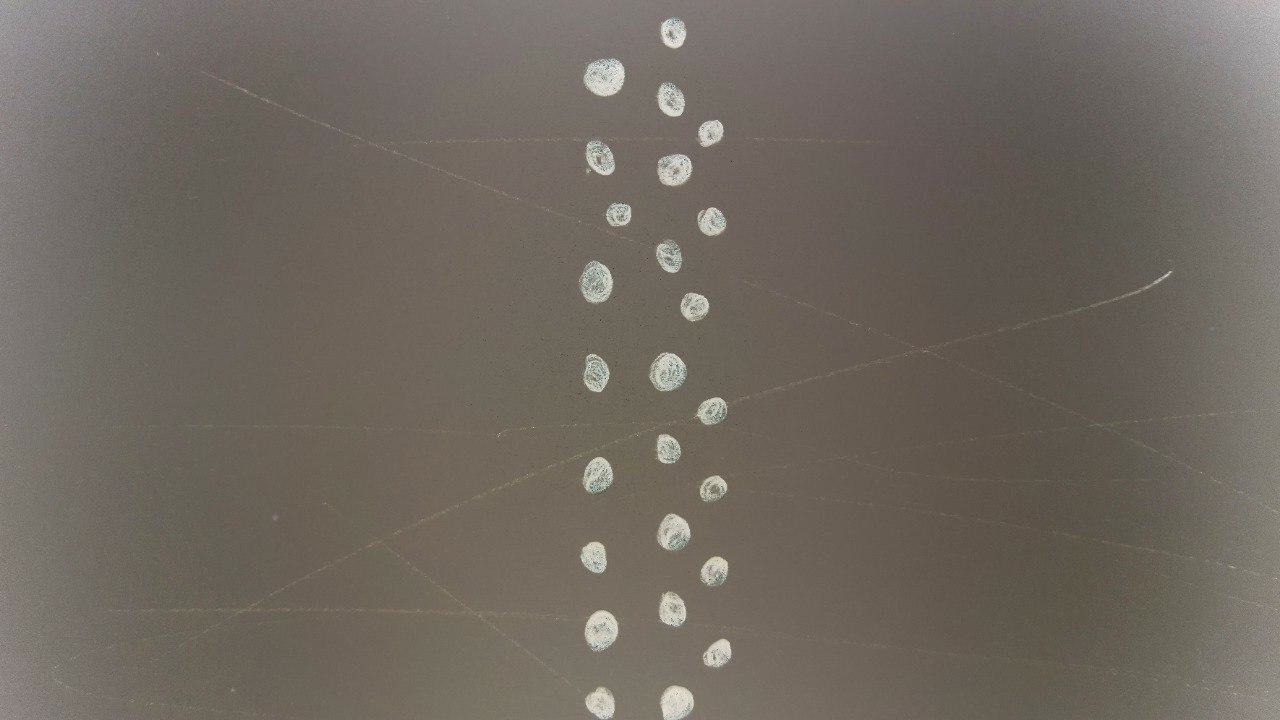
#> input picture img/dots_big.jpg, 1280 x 720 px
$ python main_dots.py   (older library calls are emulated)
#> lines starting #> are read from the running program, lines starting #| are printed output that depends on the picture; after the words box and inside, x2 and y2 are one past the last pixel; in counts of white or black regions, pixels touching at a corner belong together
#> in main, image is the input picture: shape (720, 1280, 3); mean B, G, R 96.2, 104.7, 111.9
#!/usr/bin/env python
# -*- coding: utf-8 -*-

'''
  Object Processing

  Copyright 2018 Ilya Gulko <iigulko99@gmail.com>

  This program is free software; you can redistribute it and/or modify
  it under the terms of the GNU General Public License as published by
  the Free Software Foundation; either version 2 of the License, or
  (at your option) any later version.

  This program is distributed in the hope that it will be useful,
  but WITHOUT ANY WARRANTY; without even the implied warranty of
  MERCHANTABILITY or FITNESS FOR A PARTICULAR PURPOSE.  See the
  GNU General Public License for more details.

  You should have received a copy of the GNU General Public License
  along with this program; if not, write to the Free Software
  Foundation, Inc., 51 Franklin Street, Fifth Floor, Boston,
  MA 02110-1301, USA.

'''

'''

Sources:

  https://docs.opencv.org/3.1.0/dd/d49/tutorial_py_contour_features.html
  https://pythontips.com/2015/03/11/a-guide-to-finding-books-in-images-using-python-and-opencv/
  https://docs.opencv.org/3.4/d6/d00/tutorial_py_root.html

'''

import numpy as np
import cv2

def image_proccessing(image):
	'''
	this method does image tuning for further calculations.
	proccesses that are described below:
		1. bluring
		2. grayscaling
		3. thresholding
		4. closing edges
	more info: https://docs.opencv.org/3.4/d6/d00/tutorial_py_root.html
	'''
	blurred = cv2.bilateralFilter(image,15,150,150)

	grayscaled = cv2.cvtColor(blurred, cv2.COLOR_BGR2GRAY)

	retval, thresholded = cv2.threshold(grayscaled, 140, 255, cv2.THRESH_BINARY)
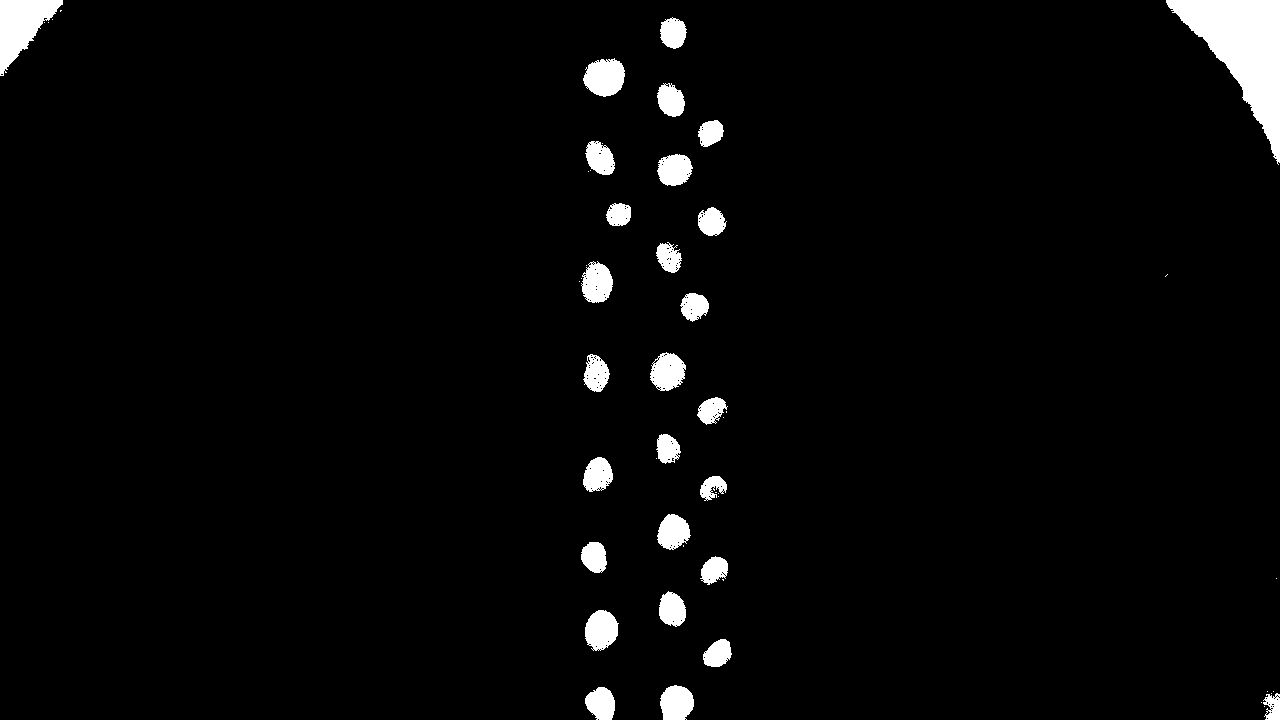
#> thresholded: shape (720, 1280); 3.1% white; 53 white regions (25 under 20 px), largest, box (x1, y1, x2, y2) and area: (1166, 0, 1280, 165) 8144, (0, 0, 63, 76) 2504, (583, 58, 625, 97) 1223

	kernel = cv2.getStructuringElement(cv2.MORPH_RECT, (10, 10))
	closed = cv2.morphologyEx(thresholded, cv2.MORPH_CLOSE, kernel)
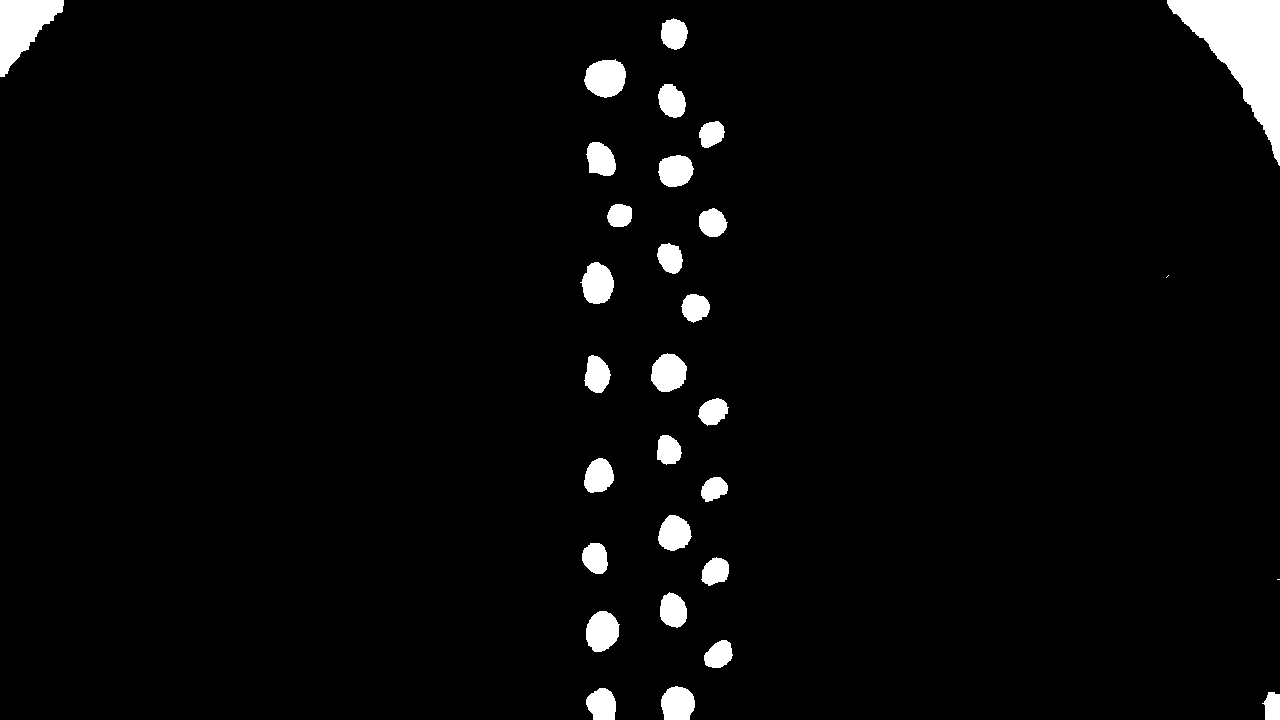
#> closed: shape (720, 1280); 3.2% white; 30 white regions (2 under 20 px)

	return {'blurred': blurred,
		'graysclaled': grayscaled,
		'thresholded': thresholded,
		'closed': closed }

def main():

	# reading an image as colored version
	image = cv2.imread('img/dots_big.jpg')

	# getting {dict} with all processed results
	processed = image_proccessing(image)
#> processed = 4 items

	# finding all the contours
	_,contours,hierarchy = cv2.findContours(processed['closed'], 1, 2)
#> contours = 30 contours, 2 with area under 20; largest, box (x1, y1, x2, y2) and area: (1167, 0, 1280, 166) 7882, (0, 0, 64, 77) 2592, (584, 59, 626, 98) 1189, (651, 353, 687, 392) 1006, (586, 611, 620, 652) 999

	# filtering contours by coordinates
	contours_check = []
	for i, c in enumerate(contours):
	    if c[0][0][0] > 400 and c[0][0][0] < 800:
		    contours_check.append(c)
#> this loop made 30 passes
#> c on passes 7, 18: [[1277, 579], [1279, 579]], [[1168, 275], [1166, 277]]
#> after the loop, contours_check = 25 contours; largest, box (x1, y1, x2, y2) and area: (584, 59, 626, 98) 1189, (651, 353, 687, 392) 1006, (586, 611, 620, 652) 999, (580, 262, 614, 304) 983, (661, 686, 695, 720) 896

	cv2.drawContours(image,contours_check, -1,(0,0,255),4)

	# showing text on image
	cv2.putText(image,"Approximate number of dots: " + str(len(contours_check)), (50, 50),
	cv2.FONT_HERSHEY_SIMPLEX, 1, (255,255,255), 2)
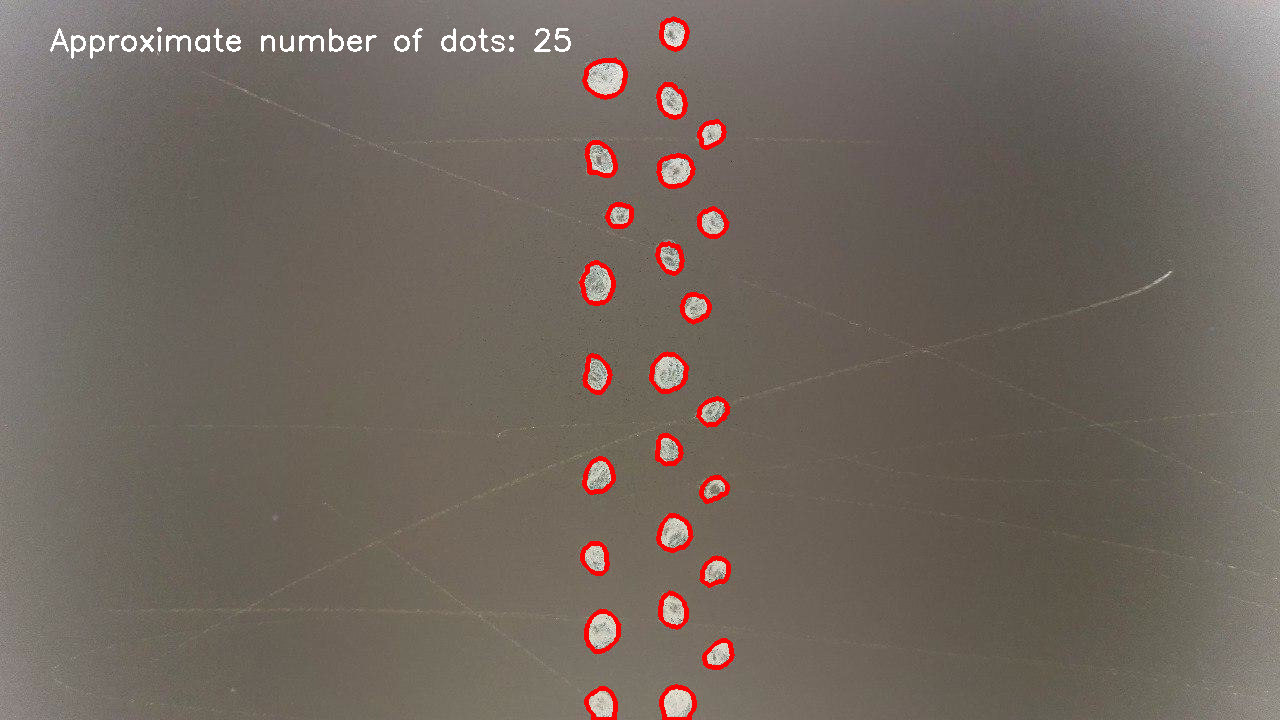
#> image: shape (720, 1280, 3); mean B, G, R 95, 103.4, 113.6

	# showing window with image
	cv2.imshow('Source image', image)

	'''
	cv2.imshow("Closed", processed['closed'])
	cv2.imshow('Thresholded', processed['thresholded'])
	cv2.imshow('Blurred', processed['blurred'])
	'''

	cv2.waitKey(0)

	cv2.destroyAllWindows()
	return 0

main()
